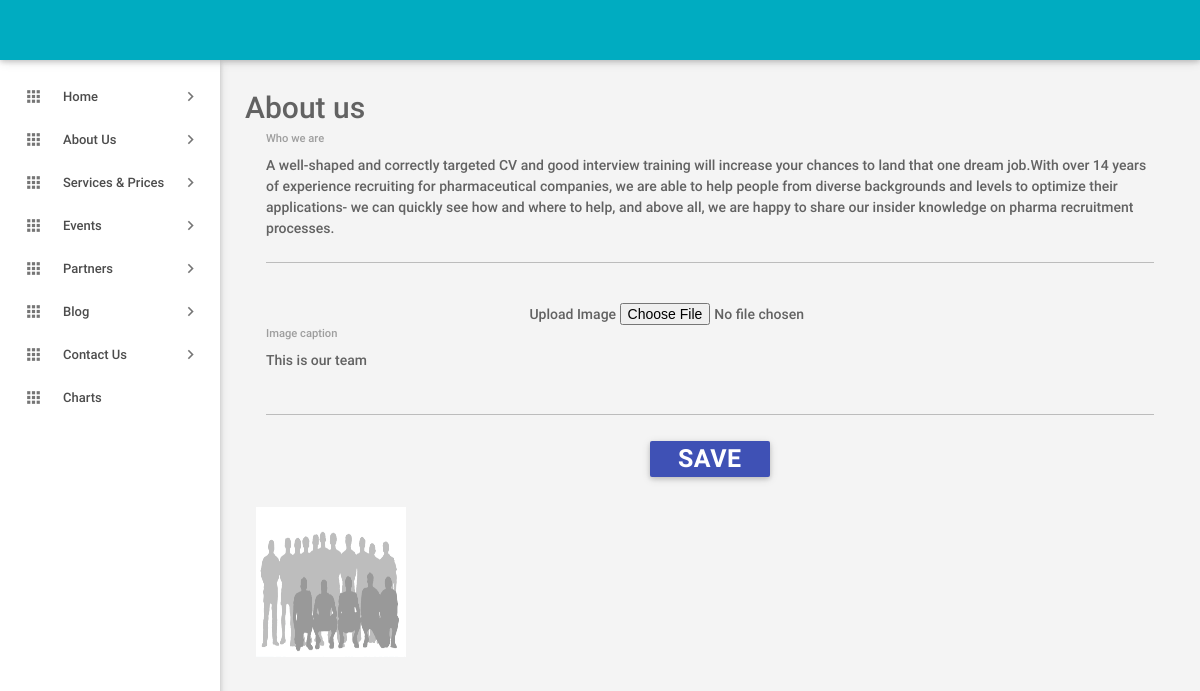
Page /RA-ADMIN/about_us.php on the committed database.
### tables this page shows
CREATE TABLE IF NOT EXISTS `About_us` (
  `id` int(20) NOT NULL AUTO_INCREMENT,
  `About_des` text NOT NULL,
  `image_url` varchar(500) NOT NULL,
  `image_caption` varchar(500) NOT NULL,
  PRIMARY KEY (`id`)
);

### RA-ADMIN/about_us.php (the view, shortened to what this page needs)
<?php
include_once('header.php');
include_once('sidebar.php');
$data="SELECT * FROM About_us ";
$val=mysql_query($data);
$r=mysql_fetch_array($val);
?>
    <main class="mn-inner">
        <span style="font-size: 30px;">About us</span>
        <form  action="about_us.php" method="post" enctype="multipart/form-data" >
        <div class="row">
            <div class="col s12" align="center">
                <div class="input-field col s12">
                    <textarea id="content" name="content" class="materialize-textarea" ><?php echo $r['About_des'];?></textarea>
                    <label for="content" >Who we are</label>
                </div>
                <div class="input-field col s12">
                    <span>Upload Image</span>
                    <input name="image" id="image" type="file"><br>
                </div>
                <div class="input-field col s12">
                    <textarea id="caption" name="caption" class="materialize-textarea" ><?php echo $r['image_caption'];?></textarea>
                    <label for="caption" >Image caption</label>
                </div>
                <div class="col s12">
                    <button class="waves-effect waves-light btn indigo m-b-xs" name="save" type="submit"><b style="font-size:25px;">SAVE</b></button>
                </div>
            </div>
        </div>
            <div class="row">
                <?php
                $data1="SELECT * FROM About_us";
                $val1=mysql_query($data1);
                while($r1 = mysql_fetch_array($val1)){
                    ?>
                    <div class="col s12 m6 l3">
                        <img  src="<?php echo $r['image_url'];?>" height='150' width='150' alt="image">
                    </div>
                    <?php
                }
                ?>
            </div>
        </form>
    </main>
<?php
include_once('footer.php');
?>

### rows in the picture
about_us: content "A well-shaped and correctly targeted CV and good interview training will increase your chances to land that one dream job.With over 14 years of experience recruiting for pharmaceutical companies, we are able to help people from diverse backgrounds and levels to optimize their applications- we can quickly see how and where to help, and above all, we are happy to share our insider knowledge on pharma recruitment processes.", caption "This is our team", image_url (placeholder picture)
